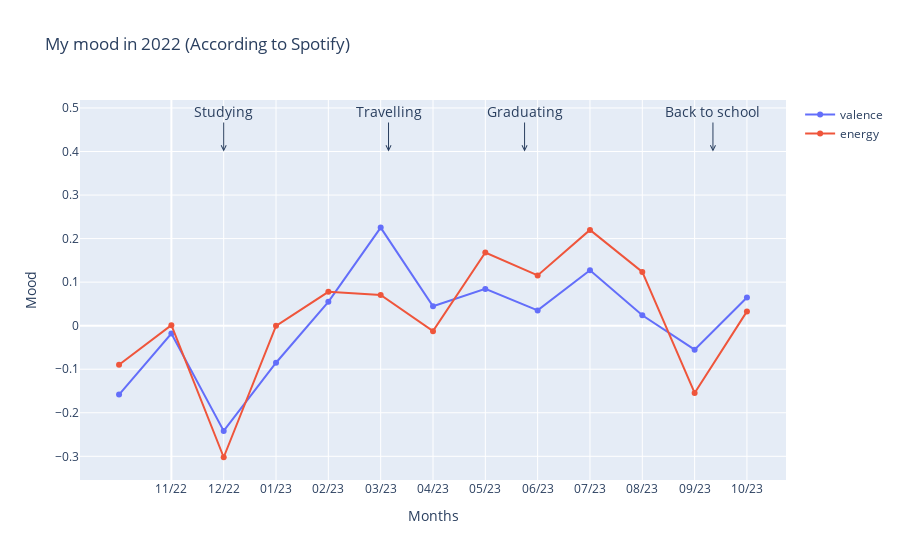

Write notebook code for a chart like this one.
### Code cell
import plotly.graph_objects as go

# Sample data
features = ['valence', 'energy', 'danceability', 'speechiness', 'instrumentalness'']
x = [-1] + [x for x in range(13)]

# Create traces for each feature
traces = []
for feature in features:
    y = [getattr(month, feature) for month in avg_features_months]
    traces.append(go.Scatter(x=x, y=y, mode='lines+markers', name=feature))

# Create the layout
layout = go.Layout(
    title='My mood in 2022 (According to Spotify)',
    xaxis=dict(
        title='Months',
        tickmode='array',
        tickvals=list(range(13)),
        ticktext=month_labels_short,
    ),
    yaxis=dict(
        title='Mood',
    ),
    showlegend=True,
)

# Add annotations
annotations = [
    dict(x=1, y=0.4, xref="x", yref="y", text="Studying", showarrow=True, arrowhead=5, ax=0, ay=-40, font=dict(size=14)),
    dict(x=4.15, y=0.4, xref="x", yref="y", text="Travelling", showarrow=True, arrowhead=5, ax=0, ay=-40, font=dict(size=14)),
    dict(x=6.75, y=0.4, xref="x", yref="y", text="Graduating", showarrow=True, arrowhead=5, ax=0, ay=-40, font=dict(size=14)),
    dict(x=10.35, y=0.4, xref="x", yref="y", text="Back to school", showarrow=True, arrowhead=5, ax=0, ay=-40, font=dict(size=14)),
]

layout['annotations'] = annotations

# Create the figure
fig = go.Figure(data=traces, layout=layout)

# Show the figure
fig.show()

### Figure 1 — Plotly figure (JSON) as saved in the notebook; plotly's stock layout.template omitted (floating-point values rounded to 4 significant figures)
{"data": [{"mode": "lines+markers", "name": "valence", "type": "scatter", "x": [-1, 0, 1, 2, 3, 4, 5, 6, 7, 8, 9, 10, 11, 12], "y": [-0.1582, -0.01806, -0.2416, -0.08511, 0.05478, 0.2252, 0.04457, 0.08449, 0.03514, 0.1272, 0.02395, -0.05514, 0.06482]}, {"mode": "lines+markers", "name": "energy", "type": "scatter", "x": [-1, 0, 1, 2, 3, 4, 5, 6, 7, 8, 9, 10, 11, 12], "y": [-0.0896, 0.00119, -0.3021, -0.0004223, 0.07778, 0.07042, -0.01257, 0.1681, 0.1155, 0.22, 0.1234, -0.1545, 0.03284]}], "layout": {"annotations": [{"arrowhead": 5, "ax": 0, "ay": -40, "font": {"size": 14}, "showarrow": true, "text": "Studying", "x": 1, "xref": "x", "y": 0.4, "yref": "y"}, {"arrowhead": 5, "ax": 0, "ay": -40, "font": {"size": 14}, "showarrow": true, "text": "Travelling", "x": 4.15, "xref": "x", "y": 0.4, "yref": "y"}, {"arrowhead": 5, "ax": 0, "ay": -40, "font": {"size": 14}, "showarrow": true, "text": "Graduating", "x": 6.75, "xref": "x", "y": 0.4, "yref": "y"}, {"arrowhead": 5, "ax": 0, "ay": -40, "font": {"size": 14}, "showarrow": true, "text": "Back to school", "x": 10.35, "xref": "x", "y": 0.4, "yref": "y"}], "showlegend": true, "title": {"text": "My mood in 2022 (According to Spotify)"}, "xaxis": {"tickmode": "array", "ticktext": ["11/22", "12/22", "01/23", "02/23", "03/23", "04/23", "05/23", "06/23", "07/23", "08/23", "09/23", "10/23", "11/23"], "tickvals": [0, 1, 2, 3, 4, 5, 6, 7, 8, 9, 10, 11, 12], "title": {"text": "Months"}}, "yaxis": {"title": {"text": "Mood"}}}}
